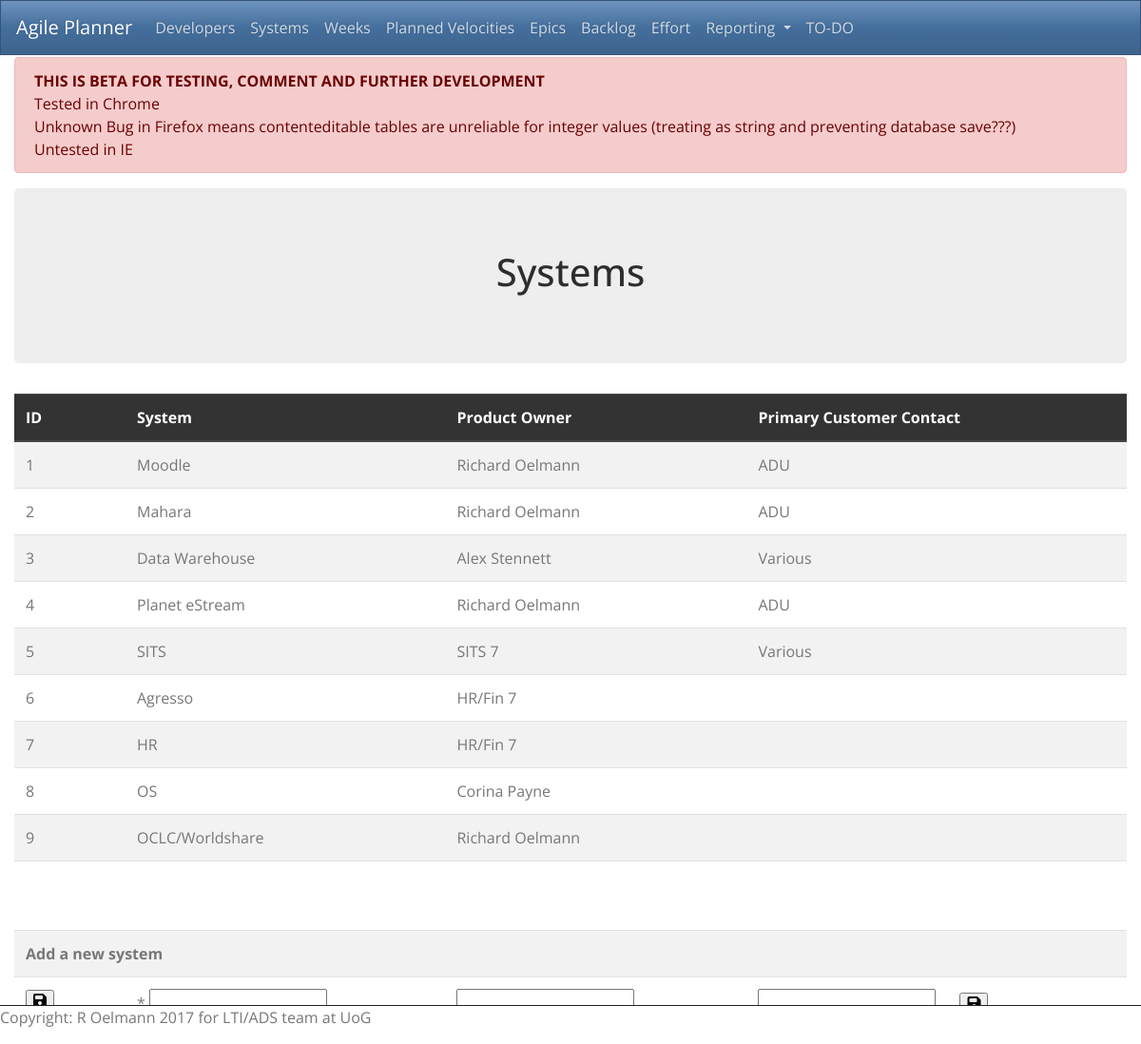
The page /systems.php on the database its author committed.
### tables this page shows
CREATE TABLE `system` (
  `id` int(11) NOT NULL AUTO_INCREMENT,
  `system` varchar(45) DEFAULT NULL,
  `productowner` varchar(45) DEFAULT NULL,
  `customercontact` varchar(45) DEFAULT NULL,
  PRIMARY KEY (`id`)
);

### dbcontroller.php (called while the page is built, shortened)
<?php
class DBController {
    private $host = "localhost";
    private $user = "root";
    private $password = "R0e!m4nn";
    private $database = "agileplan";
    public $conn;
    function __construct() {
        $this->conn = $this->connectDB();
    }
    function connectDB() {
        $conn = mysqli_connect($this->host,$this->user,$this->password,$this->database);
        return $conn;
    }
    function runQuery($query) {
        $result = mysqli_query($this->conn,$query);
        while($row=mysqli_fetch_assoc($result)) {
            $resultset[] = $row;
        }
        if(!empty($resultset))
            return $resultset;
    }
}
?>

### systems.php (the view)
<?php
include('includes/head.php');
echo '<div class="page-wrapper container-fluid page-systems">';
include('includes/navbar.php');
require_once("dbcontroller.php");
$table = 'system';
$db_handle = new DBController();
$sql = "SELECT * from " . $table;
$sys = $db_handle->runQuery($sql);
?>
<header class="pageheader jumbotron text-center">
    <h1 class="display-5">Systems</h1>
</header>
    <div class="main-content">
        <table class="table table-striped">
            <thead class="thead-dark">
                <tr>
                    <th class="table-header" width="10%">ID</th>
                    <th class="table-header">System</th>
                    <th class="table-header">Product Owner</th>
                    <th class="table-header">Primary Customer Contact</th>
                </tr>
            </thead>
            <tbody>
                <?php
                if (count($sys) > 0) {
                    foreach($sys as $k=>$v) {
                    ?>
                        <tr class="table-row">
                            <td contenteditable="false">
                                <?php echo $sys[$k]["id"]; ?>
                            </td>
                            <td contenteditable="true" onBlur="saveToDatabase(this, '<?php echo $table; ?>', 'system','<?php echo $sys[$k]['id']; ?>')" onClick="showEdit(this);"><?php echo $sys[$k]['system']; ?></td>
                            <td contenteditable="true" onBlur="saveToDatabase(this, '<?php echo $table; ?>','productowner','<?php echo $sys[$k]['id']; ?>')" onClick="showEdit(this);"><?php echo $sys[$k]['productowner']; ?></td>
                            <td contenteditable="true" onBlur="saveToDatabase(this, '<?php echo $table; ?>','customercontact','<?php echo $sys[$k]['id']; ?>')" onClick="showEdit(this);"><?php echo $sys[$k]['customercontact']; ?></td>
                        </tr>
                    <?php
                    }
                    ?>
                    <tr>
                        <td colspan=5>
                            <br><br>
                        </td>
                    </tr>
                <?php
                }
                ?>
                <tr>
                    <th colspan=5>Add a new system</th>
                </tr>
                <form action="newsys.php?t=system" method="post">
                    <tr class="table-row">
                        <td>
                            <input type="submit" name="submit" value="&#xf0c7;" class="fa">
                        </td>
                        <td>*
                            <input type="text" name="system" value="" />
                        </td>
                        <td>
                            <input type="text" name="productowner" value="" />
                        </td>
                        <td>
                            <input type="text" name="customercontact" value="" />&nbsp;&nbsp;&nbsp;&nbsp;&nbsp;&nbsp;<input type="submit" name="submit" value="&#xf0c7;" class="fa">
                        </td>
                    </tr>
                </form>
            </tbody>
        </table>
    </div>
<?php
include('includes/foot.php');
?>

### rows shown on the page
system: id "1", system "Moodle", productowner "Richard Oelmann", customercontact "ADU"
system: id "2", system "Mahara", productowner "Richard Oelmann", customercontact "ADU"
system: id "3", system "Data Warehouse", productowner "Alex Stennett", customercontact "Various"
system: id "4", system "Planet eStream", productowner "Richard Oelmann", customercontact "ADU"
system: id "5", system "SITS", productowner "SITS 7", customercontact "Various"
system: id "6", system "Agresso", productowner "HR/Fin 7"
system: id "7", system "HR", productowner "HR/Fin 7"
system: id "8", system "OS", productowner "Corina Payne"
system: id "9", system "OCLC/Worldshare", productowner "Richard Oelmann"
